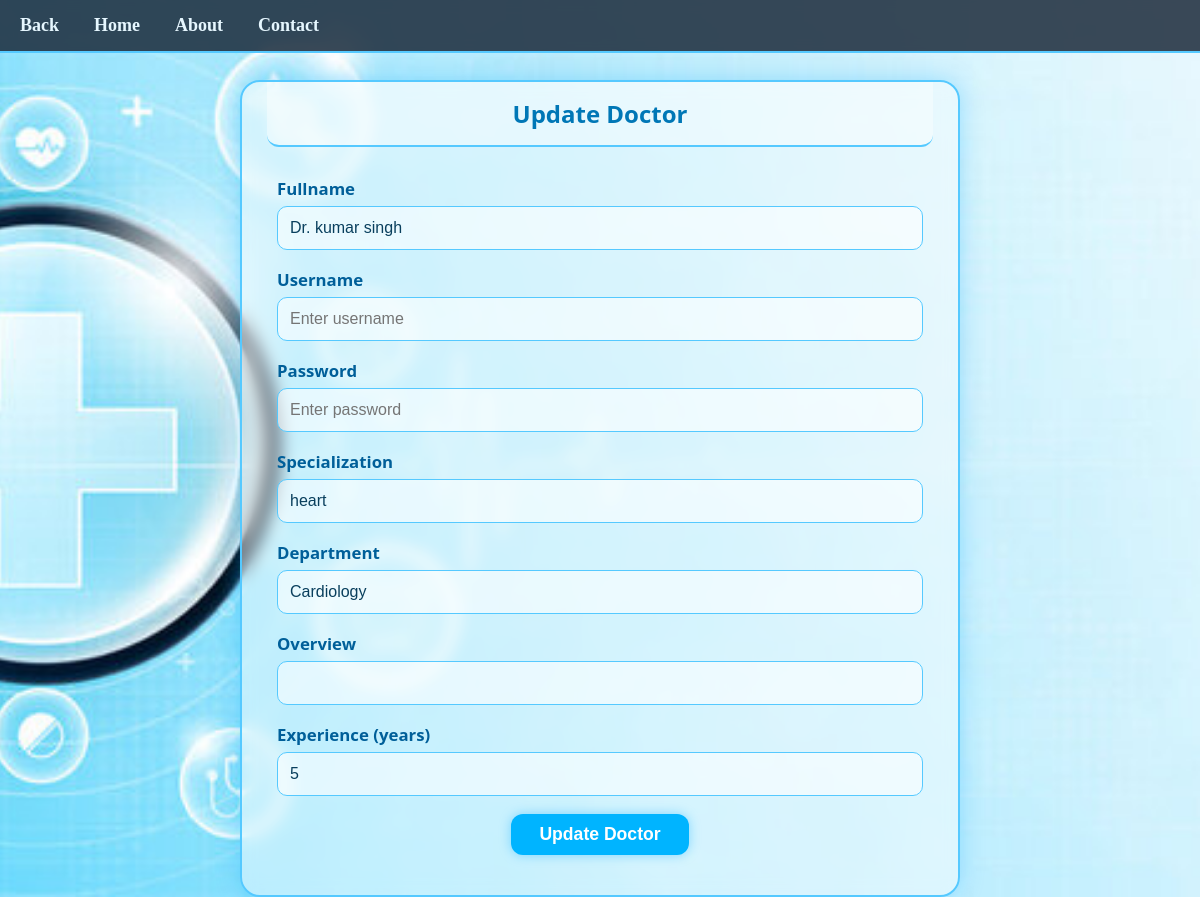
The page /edit_doct/6 on the database its author committed.
### tables this page shows
CREATE TABLE doctors (
            id INTEGER PRIMARY KEY AUTOINCREMENT,
            user_id INTEGER NOT NULL,
            fullname TEXT NOT NULL,
            specialization TEXT NOT NULL,
            department TEXT NOT NULL,
            experience INTEGER,
            FOREIGN KEY (user_id) REFERENCES users(id) ON DELETE CASCADE
        );

### app.py (the view, shortened to what this page needs)
@app.route("/edit_doct/<int:id>", methods=["GET","POST"])
def edit_doct(id):
    conn = module.host_get_db()
    curr = conn.cursor()
    curr.execute("""
        SELECT d.*, u.fullname AS user_fullname, u.username
        FROM doctors d
        JOIN users u ON d.user_id = u.id
        WHERE d.id = ?
    """, (id,))
    doctor = curr.fetchone()
    if not doctor:
        curr.close()
        conn.close()
        return "Doctor not found", 404
    curr.close()
    conn.close()
    return render_template("edit_doct.html", doctor=doctor)

### module.py (called while the page is built)
def host_get_db():
    conn = sqlite3.connect('hospital.db')
    conn.row_factory=sqlite3.Row
    conn.execute("PRAGMA foreign_keys = ON")  # enforce FK constraints
    return conn

### templates/edit_doct.html (shortened to what this page needs)
<!DOCTYPE html>
<html lang="en">
  <head>
    <link rel="stylesheet" href="/static/new_doct.css" />
  </head>
  <body>
    <nav class="navbar">
      <ul class="nav-links">
        <li><a href="{{ url_for('admin') }}">Back</a></li>
        <li><a href="{{ url_for('login') }}">Home</a></li>
        <li><a href="/about">About</a></li>
        <li><a href="/contact">Contact</a></li>
      </ul>
    </nav>
    <div class="admin_main">
      <div class="admin_block">
        <div id="header">
          <h1>Update Doctor</h1>
        </div>
        <div id="main">
          <div id="content">
            <form action="/edit_doct/{{ doctor.id }}" method="POST">
              <div class="form-field">
                <label for="fullname">Fullname</label>
                <input
                  id="fullname"
                  name="fullname"
                  type="text"
                  value="{{ doctor.fullname }}"
                  required
                />
              </div>
              <div class="form-field">
                <label for="username">Username</label>
                <input
                  id="username"
                  name="username"
                  type="text"
                  placeholder="Enter username"
                  required
                />
              </div>
              <div class="form-field">
                <label for="password">Password</label>
                <input
                  id="password"
                  name="password"
                  type="password"
                  placeholder="Enter password"
                  required
                />
              </div>
              <div class="form-field">
                <label for="specialization">Specialization</label>
                <input
                  id="specialization"
                  name="specialization"
                  type="text"
                  value="{{ doctor.specialization }}"
                  required
                />
              </div>
              <div class="form-field">
                <label for="department">Department</label>
                <input
                  id="department"
                  name="department"
                  type="text"
                  value="{{ doctor.department }}"
                  required
                />
              </div>
              <div class="form-field">
                <label for="overview">Overview</label>
                <input
                  id="overview"
                  name="overview"
                  type="text"
                  value="{{ doctor.overview }}"
                  required
                />
              </div>
              <div class="form-field">
                <label for="experience">Experience (years)</label>
                <input
                  id="experience"
                  name="experience"
                  type="number"
                  value="{{ doctor.experience }}"
                  required
                />
              </div>
              <div class="actions">
                <button type="submit">Update Doctor</button>
              </div>
            </form>
          </div>
        </div>
      </div>
    </div>
  </body>
</html>

### static/new_doct.css (style rules this page uses)
* { margin: 0; padding: 0; box-sizing: border-box; }
.navbar { width: 100%; background: rgba(26, 42, 58, 0.85); padding: 15px 20px; position: fixed; top: 0; left: 0; z-index: 999; border-bottom: 2px solid #55c9ff; backdrop-filter: blur(6px); }
.nav-links { list-style: none; display: flex; gap: 35px; }
.nav-links li a { color: #e6f7ff; text-decoration: none; font-size: 18px; font-weight: 600; transition: 0.3s; }
.admin_main { padding-top: 100px; }
.admin_main { min-height: 100vh; display: flex; justify-content: center; align-items: flex-start; padding-top: 40px; background: url(image3.jpg) no-repeat center center fixed; background-size: cover; font-family: 'Segoe UI', Tahoma, sans-serif; }
.admin_block { width: 60%; background: rgba(255, 255, 255, 0.45); border: 2px solid #55c9ff; border-radius: 20px; padding: 0 25px 30px 25px; margin: 40px 0 0 0; backdrop-filter: blur(8px); box-shadow: 0 0 25px rgba(0, 170, 255, 0.3); animation: fadeIn 0.8s ease-out; }
#header { background: rgba(255, 255, 255, 0.38); border-bottom: 2px solid #55c9ff; padding: 15px; border-radius: 0 0 12px 12px; text-align: center; }
#header h1 { color: #0077b6; font-size: 1.5em; }
#main { margin-top: 20px; }
#content { padding: 10px; }
.form-field { margin-bottom: 18px; }
label { display: block; font-weight: bold; color: #005f99; margin-bottom: 6px; font-size: 1.05em; }
input { width: 100%; padding: 12px; border-radius: 10px; border: 1px solid #55c9ff; background: rgba(255, 255, 255, 0.55); outline: none; color: #093f5d; font-size: 1em; transition: 0.3s; }
.actions { text-align: center; margin-top: 18px; }
button { background: #00b4ff; color: white; padding: 10px 28px; border-radius: 12px; border: none; font-size: 1.1em; font-weight: bold; cursor: pointer; box-shadow: 0 0 12px rgba(0, 170, 255, 0.4); transition: 0.3s; }

### rows shown on the page
doctors: fullname "Dr. kumar singh", specialization "heart", department "Cardiology", experience "5"
